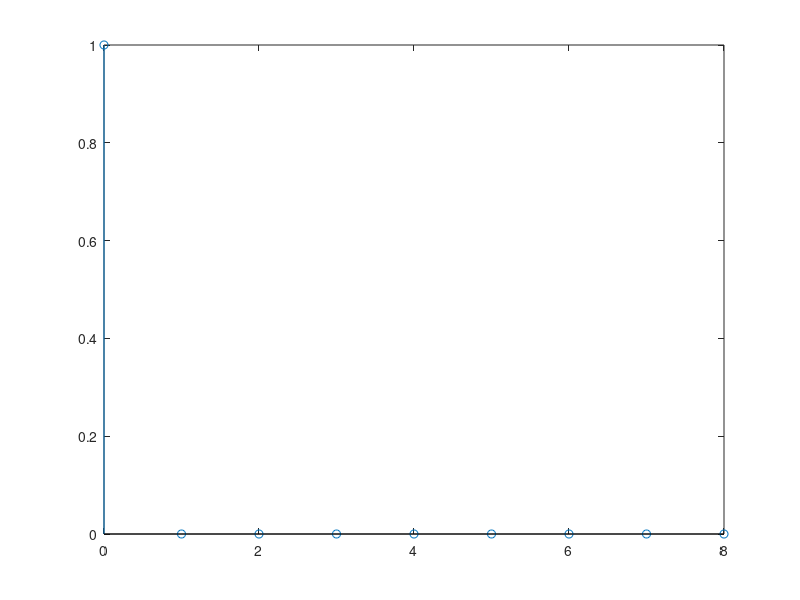

The MATLAB script that drew this image:
x=[1 0 0 0 0 0 0 0 0];
n=[0 1 2 3 4 5 6 7 8];
xlabel("samples");
ylabel("values of unit impuls function");
stem(n,x);
